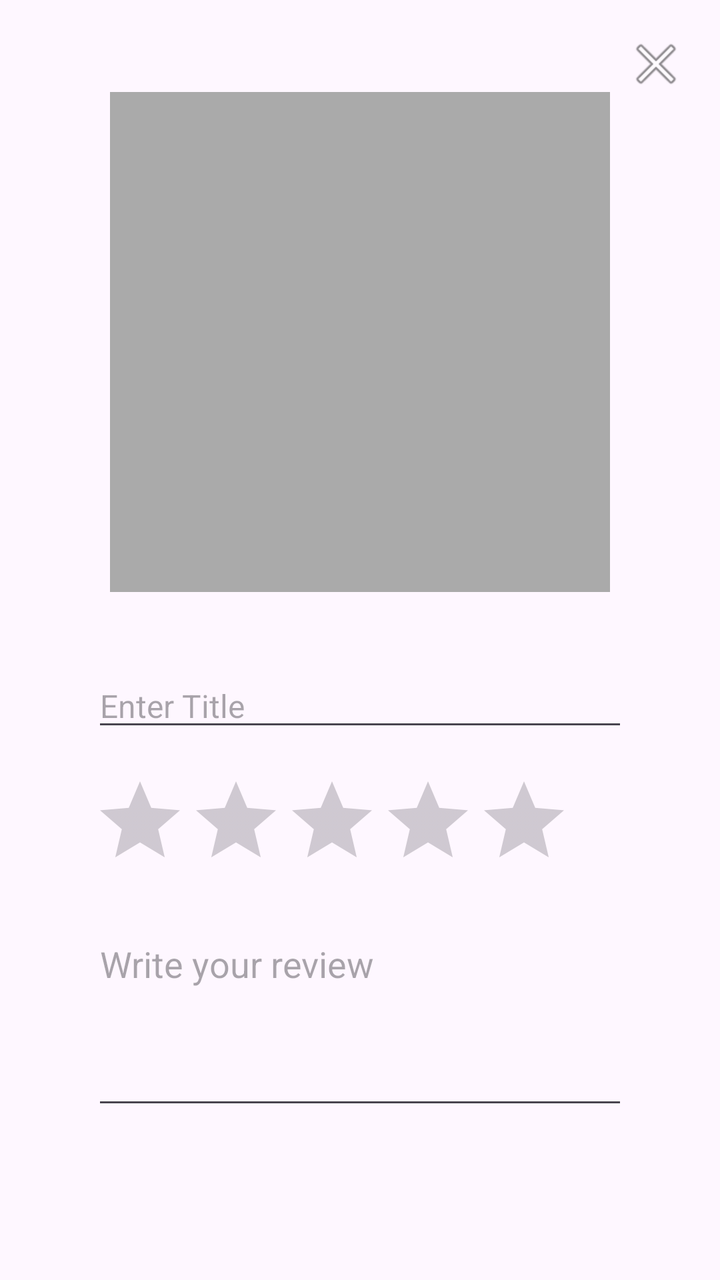
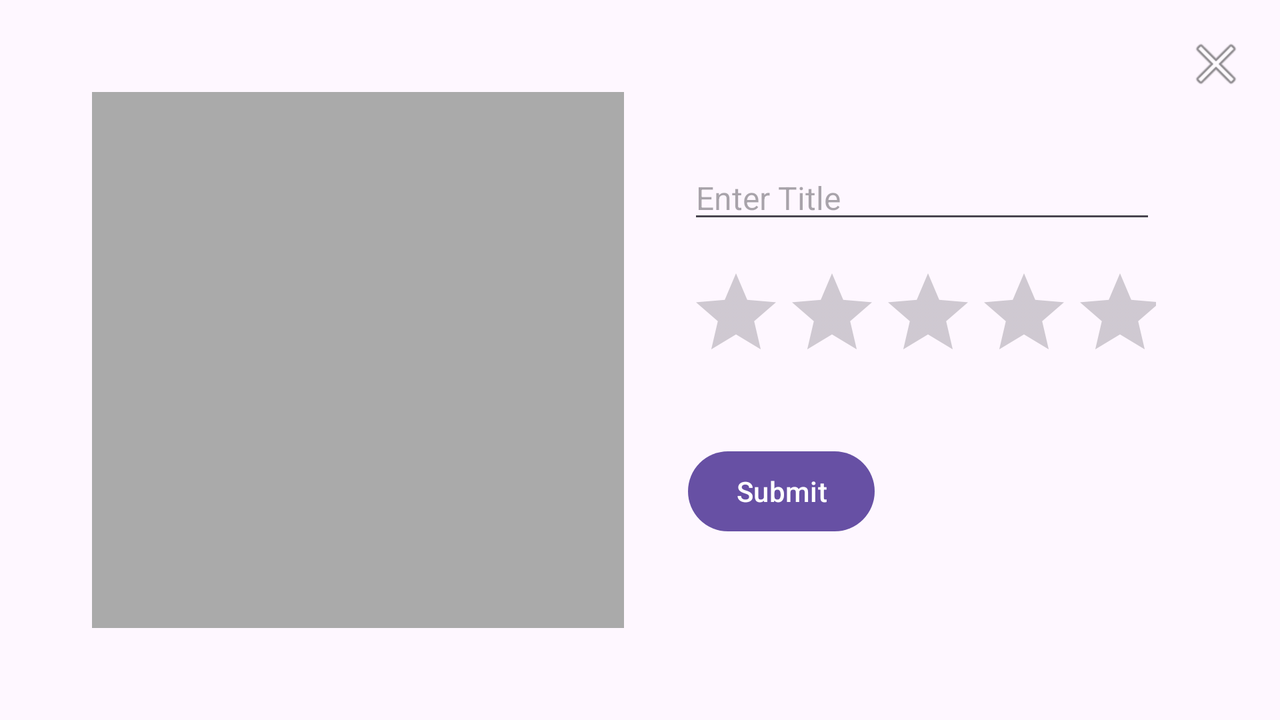

First picture: res/layout/ on a phone held upright. Second picture: the repository's own variant of that layout, on a device whose configuration matches the variant's folder. Source for both follows.
<!-- AndroidManifest.xml: application theme Theme.ProjekKampus -->
<!-- res/layout/activity_add_review.xml -->
<androidx.constraintlayout.widget.ConstraintLayout
    xmlns:android="http://schemas.android.com/apk/res/android"
    xmlns:app="http://schemas.android.com/apk/res-auto"
    android:layout_width="match_parent"
    android:layout_height="match_parent">

    <RelativeLayout
        android:layout_width="match_parent"
        android:layout_height="wrap_content"
        android:padding="16dp">

        <ImageButton
            android:id="@+id/closeButton"
            android:layout_width="32dp"
            android:layout_height="32dp"
            android:src="@android:drawable/ic_menu_close_clear_cancel"
            android:contentDescription="Close"
            android:background="?attr/selectableItemBackgroundBorderless"
            android:clickable="true"
            android:focusable="true"
            android:layout_alignParentTop="true"
            android:layout_alignParentEnd="true"
            />

    </RelativeLayout>
    <LinearLayout
        android:layout_width="match_parent"
        android:layout_height="match_parent"
        android:orientation="vertical"
        android:padding="16dp"
        android:layout_margin="30sp"
        >

        
        <ImageView
            android:id="@+id/reviewImage"
            android:layout_width="250dp"
            android:layout_height="250dp"
            android:background="@android:color/darker_gray"
            android:contentDescription="Click to select image"
            android:scaleType="centerCrop"
            android:layout_gravity="center_horizontal"
            android:clickable="true"
            android:focusable="true"
            android:layout_marginBottom="20sp"
        />

        
        <EditText
            android:id="@+id/reviewTitle"
            android:layout_width="match_parent"
            android:layout_height="wrap_content"
            android:hint="Enter Title"
            android:textSize="16sp"
            android:inputType="textCapWords"
            android:layout_marginTop="16dp"
            android:gravity="start"
            />

        
        <RatingBar
            android:id="@+id/reviewRating"
            android:layout_width="wrap_content"
            android:layout_height="wrap_content"
            android:numStars="5"
            android:stepSize="0.5"
            android:layout_marginTop="16dp"
            android:layout_gravity="start"
        />

        
        <EditText
            android:id="@+id/reviewDescription"
            android:layout_width="match_parent"
            android:layout_height="100dp"
            android:hint="Write your review"
            android:inputType="textMultiLine"
            android:layout_marginTop="16dp"
            android:gravity="start"
        />

        
        <Button
            android:id="@+id/submitReviewButton"
            android:layout_width="wrap_content"
            android:layout_height="wrap_content"
            android:text="Submit"
            android:layout_gravity="start"
            android:layout_marginTop="16dp"
            android:layout_marginBottom="32dp"
        />

    </LinearLayout>

</androidx.constraintlayout.widget.ConstraintLayout>
<!-- resources referenced by this layout -->
<resources>
  <!-- from res/values-v23/ -->
  <style name="Theme.ProjekKampus" parent="Base.Theme.ProjekKampus">
          
          <item name="android:navigationBarColor">@android:color/transparent</item>
          <item name="android:statusBarColor">@android:color/transparent</item>
          <item name="android:windowLightStatusBar">?attr/isLightTheme</item>
      </style>
  <style name="Base.Theme.ProjekKampus" parent="Theme.Material3.DayNight.NoActionBar">
          
          
      </style>
</resources>
<!-- res/layout-land/activity_add_review.xml (the repository's variant of the layout above) -->
<!-- drawn on the phone turned sideways -->
<?xml version="1.0" encoding="utf-8"?>
<androidx.constraintlayout.widget.ConstraintLayout
    xmlns:android="http://schemas.android.com/apk/res/android"
    xmlns:app="http://schemas.android.com/apk/res-auto"
    android:layout_width="match_parent"
    android:layout_height="match_parent">

    <RelativeLayout
        android:layout_width="match_parent"
        android:layout_height="wrap_content"
        android:padding="16dp">

        <ImageButton
            android:id="@+id/closeButton"
            android:layout_width="32dp"
            android:layout_height="32dp"
            android:src="@android:drawable/ic_menu_close_clear_cancel"
            android:contentDescription="Close"
            android:background="?attr/selectableItemBackgroundBorderless"
            android:clickable="true"
            android:focusable="true"
            android:layout_alignParentTop="true"
            android:layout_alignParentEnd="true"
            />

    </RelativeLayout>

    
    <LinearLayout
        android:layout_width="match_parent"
        android:layout_height="match_parent"
        android:orientation="horizontal"
        android:padding="16dp"
        android:layout_margin="30sp"
        >

        
        <ImageView
            android:id="@+id/reviewImage"
            android:layout_width="0dp"
            android:layout_height="match_parent"
            android:layout_weight="1"
            android:background="@android:color/darker_gray"
            android:contentDescription="Click to select image"
            android:scaleType="centerCrop"
            android:clickable="true"
            android:focusable="true"
            android:layout_marginEnd="16dp"
        />

        
        <LinearLayout
            android:layout_width="0dp"
            android:layout_height="match_parent"
            android:layout_weight="1"
            android:orientation="vertical"
            android:padding="16dp"
            >

            
            <EditText
                android:id="@+id/reviewTitle"
                android:layout_width="match_parent"
                android:layout_height="wrap_content"
                android:hint="Enter Title"
                android:textSize="16sp"
                android:inputType="textCapWords"
                android:layout_marginTop="16dp"
                android:gravity="start"
                />

            
            <RatingBar
                android:id="@+id/reviewRating"
                android:layout_width="wrap_content"
                android:layout_height="wrap_content"
                android:numStars="5"
                android:stepSize="0.5"
                android:layout_marginTop="16dp"
                android:layout_gravity="start"
            />

            
            <EditText
                android:id="@+id/reviewDescription"
                android:layout_width="match_parent"
                android:layout_height="0dp"
                android:layout_weight="1"
                android:hint="Write your review"
                android:inputType="textMultiLine"
                android:layout_marginTop="16dp"
                android:gravity="start"
            />

            
            <Button
                android:id="@+id/submitReviewButton"
                android:layout_width="wrap_content"
                android:layout_height="wrap_content"
                android:text="Submit"
                android:layout_gravity="start"
                android:layout_marginTop="16dp"
                android:layout_marginBottom="32dp"
            />
        </LinearLayout>
    </LinearLayout>

</androidx.constraintlayout.widget.ConstraintLayout>
